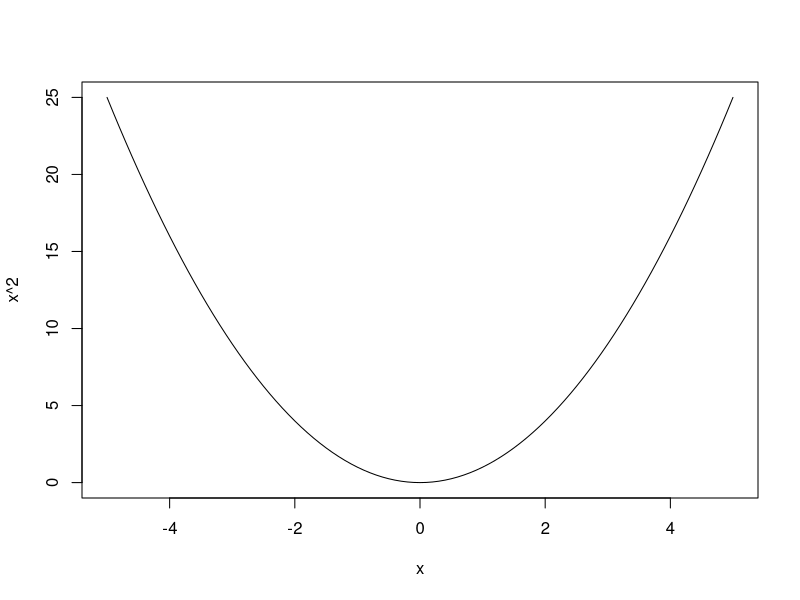

This chart was generated by the following R code:
1+1 # komentuję coś
sin(10)
curve(x^2, from=-5, to=5)

# mój pierwszy komentarz


# zadanie 1 ---------------------------------------------------------------


# zadanie 2 ---------------------------------------------------------------


